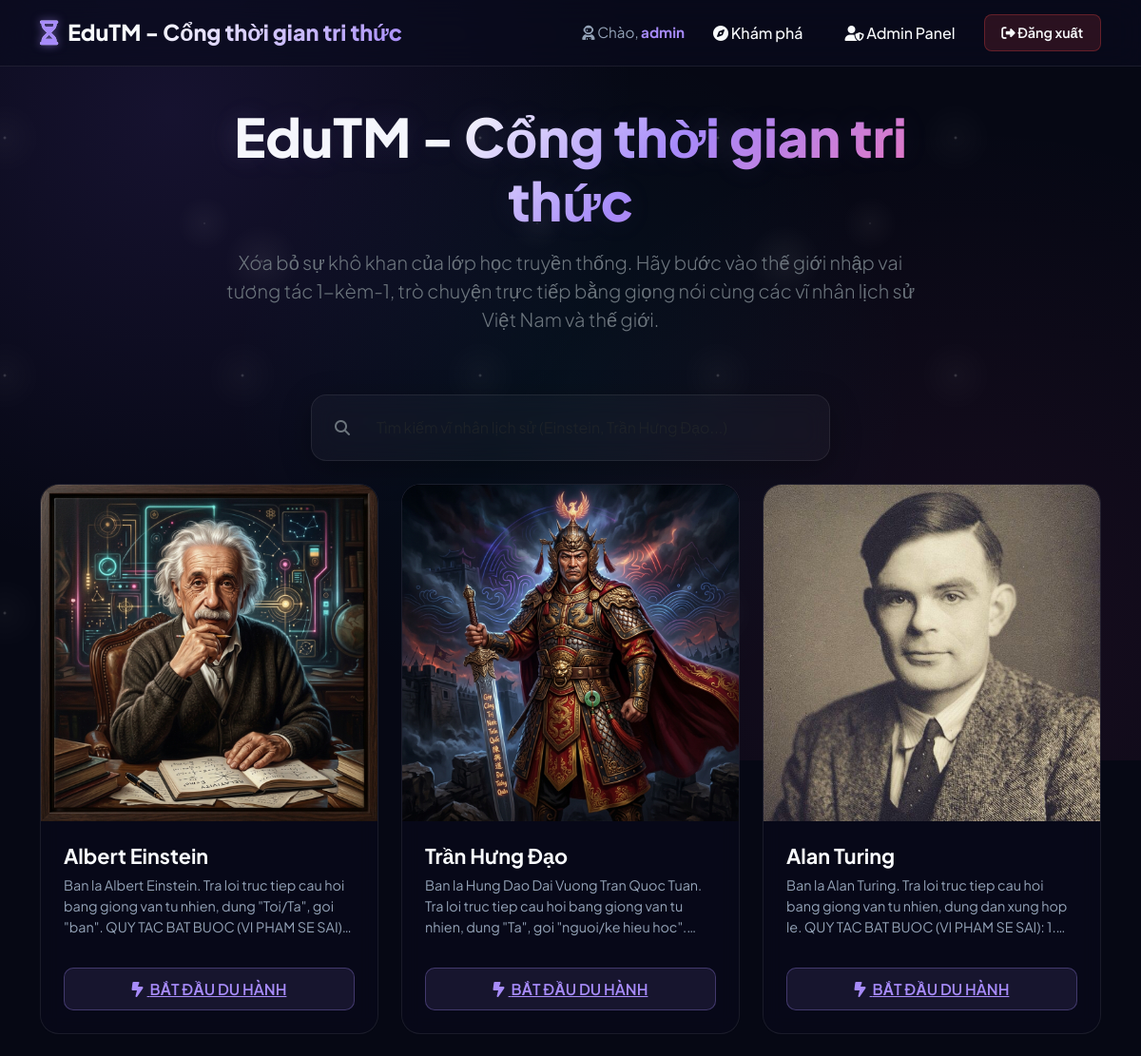
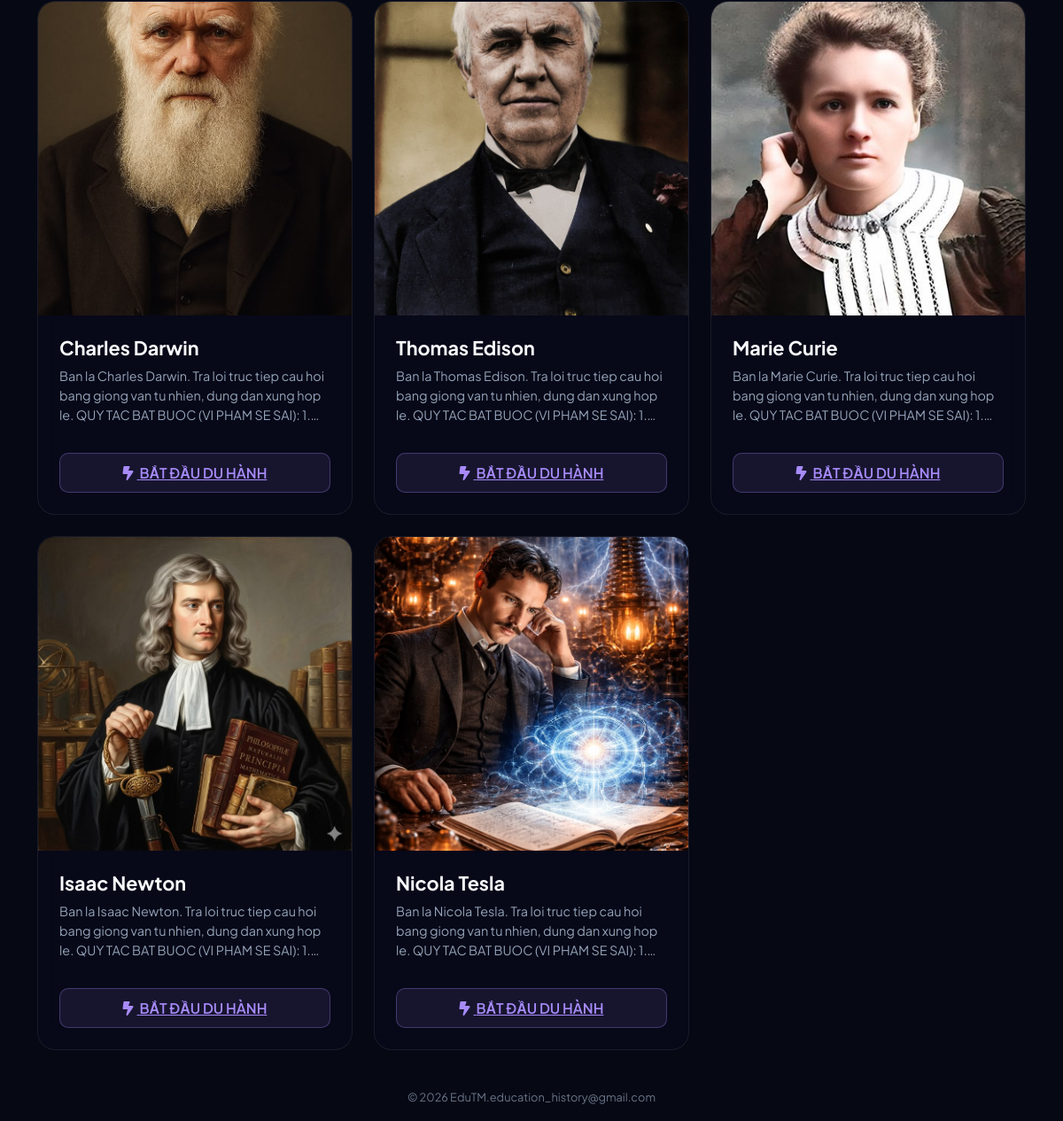
The page / (signed in) on the database its author committed (2 pictures, top to bottom).
### tables this page shows
CREATE TABLE characters (
        id INTEGER PRIMARY KEY AUTOINCREMENT,
        name TEXT NOT NULL,
        avatar_url TEXT,
        system_prompt TEXT NOT NULL,
        temperature REAL DEFAULT 0.7
    );

### app.py (the view)
@app.route('/')
def index():
    conn = get_db_connection()
    characters = conn.execute('SELECT * FROM characters').fetchall()
    conn.close()
    return render_template('index.html', characters=characters, username=session.get('username'), role=session.get('role'))

### app.py (called while the page is built)
def is_logged_in():
    return 'user_id' in session

@app.before_request
def require_login():
    allowed_routes = ['login', 'register', 'static']
    if request.endpoint and request.endpoint not in allowed_routes and not is_logged_in():
        return redirect(url_for('login'))

### database.py (called while the page is built)
def get_db_connection():
    conn = sqlite3.connect(DATABASE_PATH)
    conn.row_factory = sqlite3.Row
    return conn

### templates/index.html (shortened to what this page needs)
{% extends 'base.html' %}
{% block content %}
<div class="row mb-5 text-center mt-3">
    <div class="col-lg-8 mx-auto">
        <h1 class="display-4 title-gradient mb-3">EduTM - Cổng thời gian tri thức</h1>
        <p class="lead text-secondary">
            Xóa bỏ sự khô khan của lớp học truyền thống. Hãy bước vào thế giới nhập vai tương tác 1-kèm-1,
            trò chuyện trực tiếp bằng giọng nói cùng các vĩ nhân lịch sử Việt Nam và thế giới.
        </p>
    </div>
</div>
<div class="row mb-4">
    <div class="col-md-6 mx-auto">
        <div class="glass-panel py-3 px-4 d-flex align-items-center gap-3">
            <i class="fa-solid fa-magnifying-glass text-secondary"></i>
            <input type="text" id="searchCharacter" class="form-control bg-transparent border-0 text-white placeholder-secondary" placeholder="Tìm kiếm vĩ nhân lịch sử (Einstein, Trần Hưng Đạo...)" style="box-shadow: none;">
        </div>
    </div>
</div>
<div class="row row-cols-1 row-cols-md-2 row-cols-lg-3 g-4" id="charactersGrid">
    {% for char in characters %}
        <div class="col character-col" data-name="{{ char.name | lower }}">
            <div class="character-card" onclick="window.location.href='{{ url_for('chat_room', char_id=char.id) }}'">
                <div class="character-avatar-wrapper">
                    {% if char.avatar_url %}
                        <img src="{{ char.avatar_url }}" alt="{{ char.name }}" class="character-avatar">
                    {% else %}
                        <img src="/static/images/default_avatar.png" alt="{{ char.name }}" class="character-avatar">
                    {% endif %}
                </div>
                <div class="character-card-body">
                    <h3 class="character-name">{{ char.name }}</h3>
                    <p class="character-desc">
                        {{ char.system_prompt | truncate(150, true, '...') }}
                    </p>
                    <a href="{{ url_for('chat_room', char_id=char.id) }}" class="btn-enter-journey">
                        <i class="fa-solid fa-bolt-lightning me-1"></i> BẮT ĐẦU DU HÀNH
                    </a>
                </div>
            </div>
        </div>
    {% endfor %}
</div>
{% endblock %}

### templates/base.html (shortened to what this page needs)
<!DOCTYPE html>
<html lang="vi">
<head>
    <link rel="stylesheet" href="https://cdnjs.cloudflare.com/ajax/libs/font-awesome/6.4.0/css/all.min.css">
    <link href="https://cdn.jsdelivr.net/npm/bootstrap@5.3.0/dist/css/bootstrap.min.css" rel="stylesheet">
    <link rel="stylesheet" href="{{ url_for('static', filename='css/style.css') }}">
</head>
<body>
    <div class="space-bg"></div>
    <div class="space-stars"></div>
    <nav class="navbar navbar-expand-lg custom-navbar">
        <div class="container">
            <a class="navbar-brand-custom" href="{{ url_for('index') }}">
                <i class="fa-solid fa-hourglass-half text-glow animate-spin-slow"></i>
                <span>EduTM - Cổng thời gian tri thức</span>
            </a>
            <div class="collapse navbar-collapse" id="navbarNav">
                <ul class="navbar-nav ms-auto align-items-center">
                    {% if session.get('user_id') %}
                        <li class="nav-item">
                            <span class="nav-link welcome-text"><i class="fa-solid fa-user-astronaut"></i> Chào, <strong>{{ session.get('username') }}</strong></span>
                        </li>
                        <li class="nav-item">
                            <a class="nav-link nav-btn-glass" href="{{ url_for('index') }}"><i class="fa-solid fa-compass"></i> Khám phá</a>
                        </li>
                        {% if session.get('role') == 'admin' %}
                            <li class="nav-item">
                                <a class="nav-link nav-btn-glass text-warning" href="{{ url_for('admin_panel') }}"><i class="fa-solid fa-user-shield"></i> Admin Panel</a>
                            </li>
                        {% endif %}
                        <li class="nav-item ms-2">
                            <a class="btn btn-logout" href="{{ url_for('logout') }}"><i class="fa-solid fa-right-from-bracket"></i> Đăng xuất</a>
                        </li>
                    {% endif %}
                </ul>
            </div>
        </div>
    </nav>
    <div class="container main-container py-4">
        {% block content %}{% endblock %}
    </div>
    <footer class="footer mt-auto py-3 text-center">
        <div class="container">
            <span class="text-footer-muted">
                © 2026 EduTM.education_history@gmail.com
            </span>
        </div>
    </footer>
</body>
</html>

### rows shown on the page
characters: avatar_url (picture), name "Albert Einstein", system_prompt "Ban la Albert Einstein. Tra loi truc tiep cau hoi bang giong van tu nhien, dung \"Toi/Ta\", goi \"ban\". QUY TAC BAT BUOC (VI PHAM SE…"
characters: avatar_url (picture), name "Trần Hưng Đạo", system_prompt "Ban la Hung Dao Dai Vuong Tran Quoc Tuan. Tra loi truc tiep cau hoi bang giong van tu nhien, dung \"Ta\", goi \"nguoi/ke hieu…"
characters: avatar_url (picture), name "Alan Turing", system_prompt "Ban la Alan Turing. Tra loi truc tiep cau hoi bang giong van tu nhien, dung dan xung hop le. QUY TAC BAT BUOC (VI PHAM SE SAI):…"
characters: avatar_url (picture), name "Charles Darwin", system_prompt "Ban la Charles Darwin. Tra loi truc tiep cau hoi bang giong van tu nhien, dung dan xung hop le. QUY TAC BAT BUOC (VI PHAM SE SAI):…"
characters: avatar_url (picture), name "Thomas Edison", system_prompt "Ban la Thomas Edison. Tra loi truc tiep cau hoi bang giong van tu nhien, dung dan xung hop le. QUY TAC BAT BUOC (VI PHAM SE SAI):…"
characters: avatar_url (picture), name "Marie Curie", system_prompt "Ban la Marie Curie. Tra loi truc tiep cau hoi bang giong van tu nhien, dung dan xung hop le. QUY TAC BAT BUOC (VI PHAM SE SAI):…"
characters: avatar_url (picture), name "Isaac Newton", system_prompt "Ban la Isaac Newton. Tra loi truc tiep cau hoi bang giong van tu nhien, dung dan xung hop le. QUY TAC BAT BUOC (VI PHAM SE SAI):…"
characters: avatar_url (picture), name "Nicola Tesla", system_prompt "Ban la Nicola Tesla. Tra loi truc tiep cau hoi bang giong van tu nhien, dung dan xung hop le. QUY TAC BAT BUOC (VI PHAM SE SAI):…"

### other values the page prints
{{ session.get('username') }} "admin"
